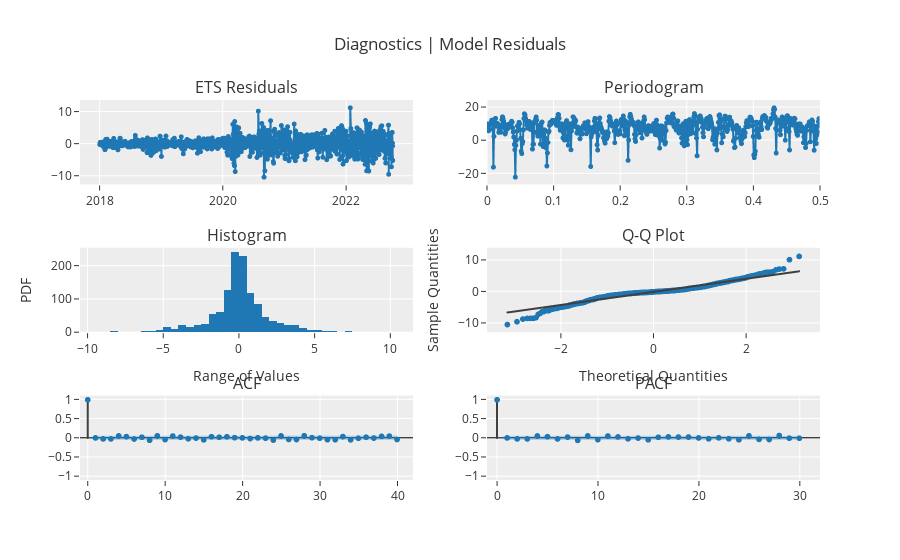

Notebook source saved alongside this figure:
### Code cell
exp.plot_model(estimator=ets, plot="diagnostics")

### Figure 1 — Plotly figure (JSON) as saved in the notebook; plotly's stock layout.template omitted (floating-point values rounded to 4 significant figures; data arrays with more than 128 entries replaced by an {"elided": "..."} marker saying what was removed)
{"data": [{"line": {"color": "rgb(31, 119, 180)", "width": 2}, "marker": {"color": "rgb(31, 119, 180)", "size": 5}, "mode": "lines+markers", "name": "ETS", "showlegend": false, "type": "scattergl", "x": {"elided": "1244 str values"}, "xaxis": "x", "y": {"elided": "1244 float values"}, "yaxis": "y"}, {"hoverinfo": "text", "hovertext": {"elided": "622 str values"}, "line": {"color": "#1f77b4", "width": 2}, "marker": {"size": 5}, "mode": "lines+markers", "name": "ETS", "showlegend": false, "type": "scattergl", "x": {"elided": "622 float values"}, "xaxis": "x2", "y": {"elided": "622 float values"}, "yaxis": "y2"}, {"alignmentgroup": "True", "bingroup": "x", "hovertemplate": "variable=ETS<br>value=%{x}<br>count=%{y}<extra></extra>", "legendgroup": "ETS", "marker": {"color": "#1f77b4", "pattern": {"shape": ""}}, "name": "ETS", "offsetgroup": "ETS", "orientation": "v", "showlegend": false, "type": "histogram", "x": {"elided": "1244 float values"}, "xaxis": "x3", "yaxis": "y3"}, {"marker": {"color": "#1f77b4"}, "mode": "markers", "name": "ETS", "showlegend": false, "type": "scattergl", "x": {"elided": "1244 float values"}, "xaxis": "x4", "y": {"elided": "1244 float values"}, "yaxis": "y4"}, {"line": {"color": "#3f3f3f"}, "mode": "lines", "name": "ETS", "showlegend": false, "type": "scattergl", "x": {"elided": "1244 float values"}, "xaxis": "x4", "y": {"elided": "1244 float values"}, "yaxis": "y4"}, {"line": {"color": "#3f3f3f"}, "mode": "lines", "name": "ACF", "showlegend": false, "type": "scattergl", "x": [0, 0], "xaxis": "x5", "y": [0, 1], "yaxis": "y5"}, {"line": {"color": "#3f3f3f"}, "mode": "lines", "name": "ACF", "showlegend": false, "type": "scattergl", "x": [1, 1], "xaxis": "x5", "y": [0, 0.001753], "yaxis": "y5"}, {"line": {"color": "#3f3f3f"}, "mode": "lines", "name": "ACF", "showlegend": false, "type": "scattergl", "x": [2, 2], "xaxis": "x5", "y": [0, -0.02371], "yaxis": "y5"}, {"line": {"color": "#3f3f3f"}, "mode": "lines", "name": "ACF", "showlegend": false, "type": "scattergl", "x": [3, 3], "xaxis": "x5", "y": [0, -0.02454], "yaxis": "y5"}, {"line": {"color": "#3f3f3f"}, "mode": "lines", "name": "ACF", "showlegend": false, "type": "scattergl", "x": [4, 4], "xaxis": "x5", "y": [0, 0.05364], "yaxis": "y5"}, {"line": {"color": "#3f3f3f"}, "mode": "lines", "name": "ACF", "showlegend": false, "type": "scattergl", "x": [5, 5], "xaxis": "x5", "y": [0, 0.03706], "yaxis": "y5"}, {"line": {"color": "#3f3f3f"}, "mode": "lines", "name": "ACF", "showlegend": false, "type": "scattergl", "x": [6, 6], "xaxis": "x5", "y": [0, -0.02628], "yaxis": "y5"}, {"line": {"color": "#3f3f3f"}, "mode": "lines", "name": "ACF", "showlegend": false, "type": "scattergl", "x": [7, 7], "xaxis": "x5", "y": [0, 0.02006], "yaxis": "y5"}, {"line": {"color": "#3f3f3f"}, "mode": "lines", "name": "ACF", "showlegend": false, "type": "scattergl", "x": [8, 8], "xaxis": "x5", "y": [0, -0.05919], "yaxis": "y5"}, {"line": {"color": "#3f3f3f"}, "mode": "lines", "name": "ACF", "showlegend": false, "type": "scattergl", "x": [9, 9], "xaxis": "x5", "y": [0, 0.05682], "yaxis": "y5"}, {"line": {"color": "#3f3f3f"}, "mode": "lines", "name": "ACF", "showlegend": false, "type": "scattergl", "x": [10, 10], "xaxis": "x5", "y": [0, -0.04154], "yaxis": "y5"}, {"line": {"color": "#3f3f3f"}, "mode": "lines", "name": "ACF", "showlegend": false, "type": "scattergl", "x": [11, 11], "xaxis": "x5", "y": [0, 0.051], "yaxis": "y5"}, {"line": {"color": "#3f3f3f"}, "mode": "lines", "name": "ACF", "showlegend": false, "type": "scattergl", "x": [12, 12], "xaxis": "x5", "y": [0, 0.02299], "yaxis": "y5"}, {"line": {"color": "#3f3f3f"}, "mode": "lines", "name": "ACF", "showlegend": false, "type": "scattergl", "x": [13, 13], "xaxis": "x5", "y": [0, -0.0216], "yaxis": "y5"}, {"line": {"color": "#3f3f3f"}, "mode": "lines", "name": "ACF", "showlegend": false, "type": "scattergl", "x": [14, 14], "xaxis": "x5", "y": [0, -0.002618], "yaxis": "y5"}, {"line": {"color": "#3f3f3f"}, "mode": "lines", "name": "ACF", "showlegend": false, "type": "scattergl", "x": [15, 15], "xaxis": "x5", "y": [0, -0.04862], "yaxis": "y5"}, {"line": {"color": "#3f3f3f"}, "mode": "lines", "name": "ACF", "showlegend": false, "type": "scattergl", "x": [16, 16], "xaxis": "x5", "y": [0, 0.03334], "yaxis": "y5"}, {"line": {"color": "#3f3f3f"}, "mode": "lines", "name": "ACF", "showlegend": false, "type": "scattergl", "x": [17, 17], "xaxis": "x5", "y": [0, 0.01944], "yaxis": "y5"}, {"line": {"color": "#3f3f3f"}, "mode": "lines", "name": "ACF", "showlegend": false, "type": "scattergl", "x": [18, 18], "xaxis": "x5", "y": [0, 0.03173], "yaxis": "y5"}, {"line": {"color": "#3f3f3f"}, "mode": "lines", "name": "ACF", "showlegend": false, "type": "scattergl", "x": [19, 19], "xaxis": "x5", "y": [0, 0.008159], "yaxis": "y5"}, {"line": {"color": "#3f3f3f"}, "mode": "lines", "name": "ACF", "showlegend": false, "type": "scattergl", "x": [20, 20], "xaxis": "x5", "y": [0, 0.002167], "yaxis": "y5"}, {"line": {"color": "#3f3f3f"}, "mode": "lines", "name": "ACF", "showlegend": false, "type": "scattergl", "x": [21, 21], "xaxis": "x5", "y": [0, -0.0151], "yaxis": "y5"}, {"line": {"color": "#3f3f3f"}, "mode": "lines", "name": "ACF", "showlegend": false, "type": "scattergl", "x": [22, 22], "xaxis": "x5", "y": [0, 0.002604], "yaxis": "y5"}, {"line": {"color": "#3f3f3f"}, "mode": "lines", "name": "ACF", "showlegend": false, "type": "scattergl", "x": [23, 23], "xaxis": "x5", "y": [0, -0.006137], "yaxis": "y5"}, {"line": {"color": "#3f3f3f"}, "mode": "lines", "name": "ACF", "showlegend": false, "type": "scattergl", "x": [24, 24], "xaxis": "x5", "y": [0, -0.05465], "yaxis": "y5"}, {"line": {"color": "#3f3f3f"}, "mode": "lines", "name": "ACF", "showlegend": false, "type": "scattergl", "x": [25, 25], "xaxis": "x5", "y": [0, 0.05519], "yaxis": "y5"}, {"line": {"color": "#3f3f3f"}, "mode": "lines", "name": "ACF", "showlegend": false, "type": "scattergl", "x": [26, 26], "xaxis": "x5", "y": [0, -0.0385], "yaxis": "y5"}, {"line": {"color": "#3f3f3f"}, "mode": "lines", "name": "ACF", "showlegend": false, "type": "scattergl", "x": [27, 27], "xaxis": "x5", "y": [0, -0.04017], "yaxis": "y5"}, {"line": {"color": "#3f3f3f"}, "mode": "lines", "name": "ACF", "showlegend": false, "type": "scattergl", "x": [28, 28], "xaxis": "x5", "y": [0, 0.05809], "yaxis": "y5"}, {"line": {"color": "#3f3f3f"}, "mode": "lines", "name": "ACF", "showlegend": false, "type": "scattergl", "x": [29, 29], "xaxis": "x5", "y": [0, 0.00859], "yaxis": "y5"}, {"line": {"color": "#3f3f3f"}, "mode": "lines", "name": "ACF", "showlegend": false, "type": "scattergl", "x": [30, 30], "xaxis": "x5", "y": [0, -0.005291], "yaxis": "y5"}, {"line": {"color": "#3f3f3f"}, "mode": "lines", "name": "ACF", "showlegend": false, "type": "scattergl", "x": [31, 31], "xaxis": "x5", "y": [0, -0.04454], "yaxis": "y5"}, {"line": {"color": "#3f3f3f"}, "mode": "lines", "name": "ACF", "showlegend": false, "type": "scattergl", "x": [32, 32], "xaxis": "x5", "y": [0, -0.04506], "yaxis": "y5"}, {"line": {"color": "#3f3f3f"}, "mode": "lines", "name": "ACF", "showlegend": false, "type": "scattergl", "x": [33, 33], "xaxis": "x5", "y": [0, 0.03781], "yaxis": "y5"}, {"line": {"color": "#3f3f3f"}, "mode": "lines", "name": "ACF", "showlegend": false, "type": "scattergl", "x": [34, 34], "xaxis": "x5", "y": [0, -0.04839], "yaxis": "y5"}, {"line": {"color": "#3f3f3f"}, "mode": "lines", "name": "ACF", "showlegend": false, "type": "scattergl", "x": [35, 35], "xaxis": "x5", "y": [0, -0.007721], "yaxis": "y5"}, {"line": {"color": "#3f3f3f"}, "mode": "lines", "name": "ACF", "showlegend": false, "type": "scattergl", "x": [36, 36], "xaxis": "x5", "y": [0, 0.02166], "yaxis": "y5"}, {"line": {"color": "#3f3f3f"}, "mode": "lines", "name": "ACF", "showlegend": false, "type": "scattergl", "x": [37, 37], "xaxis": "x5", "y": [0, -0.0025], "yaxis": "y5"}, {"line": {"color": "#3f3f3f"}, "mode": "lines", "name": "ACF", "showlegend": false, "type": "scattergl", "x": [38, 38], "xaxis": "x5", "y": [0, 0.0422], "yaxis": "y5"}, {"line": {"color": "#3f3f3f"}, "mode": "lines", "name": "ACF", "showlegend": false, "type": "scattergl", "x": [39, 39], "xaxis": "x5", "y": [0, 0.05007], "yaxis": "y5"}, {"line": {"color": "#3f3f3f"}, "mode": "lines", "name": "ACF", "showlegend": false, "type": "scattergl", "x": [40, 40], "xaxis": "x5", "y": [0, -0.03954], "yaxis": "y5"}, {"marker": {"color": "#1f77b4", "size": 6}, "mode": "markers", "name": "ACF", "showlegend": false, "type": "scattergl", "x": [0, 1, 2, 3, 4, 5, 6, 7, 8, 9, 10, 11, 12, 13, 14, 15, 16, 17, 18, 19, 20, 21, 22, 23, 24, 25, 26, 27, 28, 29, 30, 31, 32, 33, 34, 35, 36, 37, 38, 39, 40], "xaxis": "x5", "y": [1, 0.001753, -0.02371, -0.02454, 0.05364, 0.03706, -0.02628, 0.02006, -0.05919, 0.05682, -0.04154, 0.051, 0.02299, -0.0216, -0.002618, -0.04862, 0.03334, 0.01944, 0.03173, 0.008159, 0.002167, -0.0151, 0.002604, -0.006137, -0.05465, 0.05519, -0.0385, -0.04017, 0.05809, 0.00859, -0.005291, -0.04454, -0.04506, 0.03781, -0.04839, -0.007721, 0.02166, -0.0025, 0.0422, 0.05007, -0.03954], "yaxis": "y5"}, {"line": {"color": "rgba(255,255,255,0)"}, "mode": "lines", "name": "UC", "showlegend": false, "type": "scatter", "x": [0, 1, 2, 3, 4, 5, 6, 7, 8, 9, 10, 11, 12, 13, 14, 15, 16, 17, 18, 19, 20, 21, 22, 23, 24, 25, 26, 27, 28, 29, 30, 31, 32, 33, 34, 35, 36, 37, 38, 39, 40], "xaxis": "x5", "y": [0, 0.05557, 0.05557, 0.0556, 0.05563, 0.05579, 0.05587, 0.05591, 0.05593, 0.05612, 0.0563, 0.0564, 0.05654, 0.05657, 0.05659, 0.05659, 0.05672, 0.05678, 0.0568, 0.05686, 0.05686, 0.05686, 0.05687, 0.05687, 0.05688, 0.05704, 0.0572, 0.05728, 0.05737, 0.05755, 0.05755, 0.05756, 0.05766, 0.05777, 0.05785, 0.05797, 0.05798, 0.058, 0.058, 0.0581, 0.05823], "yaxis": "y5"}, {"fill": "tonexty", "fillcolor": "rgba(32, 146, 230,0.3)", "line": {"color": "rgba(255,255,255,0)"}, "mode": "lines", "name": "LC", "showlegend": false, "type": "scatter", "x": [0, 1, 2, 3, 4, 5, 6, 7, 8, 9, 10, 11, 12, 13, 14, 15, 16, 17, 18, 19, 20, 21, 22, 23, 24, 25, 26, 27, 28, 29, 30, 31, 32, 33, 34, 35, 36, 37, 38, 39, 40], "xaxis": "x5", "y": [0, -0.05557, -0.05557, -0.0556, -0.05563, -0.05579, -0.05587, -0.05591, -0.05593, -0.05612, -0.0563, -0.0564, -0.05654, -0.05657, -0.05659, -0.05659, -0.05672, -0.05678, -0.0568, -0.05686, -0.05686, -0.05686, -0.05687, -0.05687, -0.05688, -0.05704, -0.0572, -0.05728, -0.05737, -0.05755, -0.05755, -0.05756, -0.05766, -0.05777, -0.05785, -0.05797, -0.05798, -0.058, -0.058, -0.0581, -0.05823], "yaxis": "y5"}, {"line": {"color": "#3f3f3f"}, "mode": "lines", "name": "PACF", "showlegend": false, "type": "scattergl", "x": [0, 0], "xaxis": "x6", "y": [0, 1], "yaxis": "y6"}, {"line": {"color": "#3f3f3f"}, "mode": "lines", "name": "PACF", "showlegend": false, "type": "scattergl", "x": [1, 1], "xaxis": "x6", "y": [0, 0.001755], "yaxis": "y6"}, {"line": {"color": "#3f3f3f"}, "mode": "lines", "name": "PACF", "showlegend": false, "type": "scattergl", "x": [2, 2], "xaxis": "x6", "y": [0, -0.02375], "yaxis": "y6"}, {"line": {"color": "#3f3f3f"}, "mode": "lines", "name": "PACF", "showlegend": false, "type": "scattergl", "x": [3, 3], "xaxis": "x6", "y": [0, -0.02453], "yaxis": "y6"}, {"line": {"color": "#3f3f3f"}, "mode": "lines", "name": "PACF", "showlegend": false, "type": "scattergl", "x": [4, 4], "xaxis": "x6", "y": [0, 0.05338], "yaxis": "y6"}, {"line": {"color": "#3f3f3f"}, "mode": "lines", "name": "PACF", "showlegend": false, "type": "scattergl", "x": [5, 5], "xaxis": "x6", "y": [0, 0.03599], "yaxis": "y6"}, {"line": {"color": "#3f3f3f"}, "mode": "lines", "name": "PACF", "showlegend": false, "type": "scattergl", "x": [6, 6], "xaxis": "x6", "y": [0, -0.02478], "yaxis": "y6"}, {"line": {"color": "#3f3f3f"}, "mode": "lines", "name": "PACF", "showlegend": false, "type": "scattergl", "x": [7, 7], "xaxis": "x6", "y": [0, 0.02462], "yaxis": "y6"}, {"line": {"color": "#3f3f3f"}, "mode": "lines", "name": "PACF", "showlegend": false, "type": "scattergl", "x": [8, 8], "xaxis": "x6", "y": [0, -0.06223], "yaxis": "y6"}, {"line": {"color": "#3f3f3f"}, "mode": "lines", "name": "PACF", "showlegend": false, "type": "scattergl", "x": [9, 9], "xaxis": "x6", "y": [0, 0.05391], "yaxis": "y6"}, {"line": {"color": "#3f3f3f"}, "mode": "lines", "name": "PACF", "showlegend": false, "type": "scattergl", "x": [10, 10], "xaxis": "x6", "y": [0, -0.04318], "yaxis": "y6"}, {"line": {"color": "#3f3f3f"}, "mode": "lines", "name": "PACF", "showlegend": false, "type": "scattergl", "x": [11, 11], "xaxis": "x6", "y": [0, 0.052], "yaxis": "y6"}, {"line": {"color": "#3f3f3f"}, "mode": "lines", "name": "PACF", "showlegend": false, "type": "scattergl", "x": [12, 12], "xaxis": "x6", "y": [0, 0.02744], "yaxis": "y6"}, {"line": {"color": "#3f3f3f"}, "mode": "lines", "name": "PACF", "showlegend": false, "type": "scattergl", "x": [13, 13], "xaxis": "x6", "y": [0, -0.02239], "yaxis": "y6"}, {"line": {"color": "#3f3f3f"}, "mode": "lines", "name": "PACF", "showlegend": false, "type": "scattergl", "x": [14, 14], "xaxis": "x6", "y": [0, -0.001623], "yaxis": "y6"}, {"line": {"color": "#3f3f3f"}, "mode": "lines", "name": "PACF", "showlegend": false, "type": "scattergl", "x": [15, 15], "xaxis": "x6", "y": [0, -0.04734], "yaxis": "y6"}, {"line": {"color": "#3f3f3f"}, "mode": "lines", "name": "PACF", "showlegend": false, "type": "scattergl", "x": [16, 16], "xaxis": "x6", "y": [0, 0.01955], "yaxis": "y6"}, {"line": {"color": "#3f3f3f"}, "mode": "lines", "name": "PACF", "showlegend": false, "type": "scattergl", "x": [17, 17], "xaxis": "x6", "y": [0, 0.02896], "yaxis": "y6"}, {"line": {"color": "#3f3f3f"}, "mode": "lines", "name": "PACF", "showlegend": false, "type": "scattergl", "x": [18, 18], "xaxis": "x6", "y": [0, 0.02423], "yaxis": "y6"}, {"line": {"color": "#3f3f3f"}, "mode": "lines", "name": "PACF", "showlegend": false, "type": "scattergl", "x": [19, 19], "xaxis": "x6", "y": [0, 0.02519], "yaxis": "y6"}, {"line": {"color": "#3f3f3f"}, "mode": "lines", "name": "PACF", "showlegend": false, "type": "scattergl", "x": [20, 20], "xaxis": "x6", "y": [0, 0.0006143], "yaxis": "y6"}, {"line": {"color": "#3f3f3f"}, "mode": "lines", "name": "PACF", "showlegend": false, "type": "scattergl", "x": [21, 21], "xaxis": "x6", "y": [0, -0.0218], "yaxis": "y6"}, {"line": {"color": "#3f3f3f"}, "mode": "lines", "name": "PACF", "showlegend": false, "type": "scattergl", "x": [22, 22], "xaxis": "x6", "y": [0, 0.003655], "yaxis": "y6"}, {"line": {"color": "#3f3f3f"}, "mode": "lines", "name": "PACF", "showlegend": false, "type": "scattergl", "x": [23, 23], "xaxis": "x6", "y": [0, -0.02139], "yaxis": "y6"}, {"line": {"color": "#3f3f3f"}, "mode": "lines", "name": "PACF", "showlegend": false, "type": "scattergl", "x": [24, 24], "xaxis": "x6", "y": [0, -0.04744], "yaxis": "y6"}, {"line": {"color": "#3f3f3f"}, "mode": "lines", "name": "PACF", "showlegend": false, "type": "scattergl", "x": [25, 25], "xaxis": "x6", "y": [0, 0.05734], "yaxis": "y6"}, {"line": {"color": "#3f3f3f"}, "mode": "lines", "name": "PACF", "showlegend": false, "type": "scattergl", "x": [26, 26], "xaxis": "x6", "y": [0, -0.03709], "yaxis": "y6"}, {"line": {"color": "#3f3f3f"}, "mode": "lines", "name": "PACF", "showlegend": false, "type": "scattergl", "x": [27, 27], "xaxis": "x6", "y": [0, -0.0394], "yaxis": "y6"}, {"line": {"color": "#3f3f3f"}, "mode": "lines", "name": "PACF", "showlegend": false, "type": "scattergl", "x": [28, 28], "xaxis": "x6", "y": [0, 0.06465], "yaxis": "y6"}, {"line": {"color": "#3f3f3f"}, "mode": "lines", "name": "PACF", "showlegend": false, "type": "scattergl", "x": [29, 29], "xaxis": "x6", "y": [0, -0.005085], "yaxis": "y6"}, {"line": {"color": "#3f3f3f"}, "mode": "lines", "name": "PACF", "showlegend": false, "type": "scattergl", "x": [30, 30], "xaxis": "x6", "y": [0, -0.006703], "yaxis": "y6"}, {"marker": {"color": "#1f77b4", "size": 6}, "mode": "markers", "name": "PACF", "showlegend": false, "type": "scattergl", "x": [0, 1, 2, 3, 4, 5, 6, 7, 8, 9, 10, 11, 12, 13, 14, 15, 16, 17, 18, 19, 20, 21, 22, 23, 24, 25, 26, 27, 28, 29, 30], "xaxis": "x6", "y": [1, 0.001755, -0.02375, -0.02453, 0.05338, 0.03599, -0.02478, 0.02462, -0.06223, 0.05391, -0.04318, 0.052, 0.02744, -0.02239, -0.001623, -0.04734, 0.01955, 0.02896, 0.02423, 0.02519, 0.0006143, -0.0218, 0.003655, -0.02139, -0.04744, 0.05734, -0.03709, -0.0394, 0.06465, -0.005085, -0.006703], "yaxis": "y6"}, {"line": {"color": "rgba(255,255,255,0)"}, "mode": "lines", "name": "UC", "showlegend": false, "type": "scatter", "x": [0, 1, 2, 3, 4, 5, 6, 7, 8, 9, 10, 11, 12, 13, 14, 15, 16, 17, 18, 19, 20, 21, 22, 23, 24, 25, 26, 27, 28, 29, 30], "xaxis": "x6", "y": [0, 0.05557, 0.05557, 0.05557, 0.05557, 0.05557, 0.05557, 0.05557, 0.05557, 0.05557, 0.05557, 0.05557, 0.05557, 0.05557, 0.05557, 0.05557, 0.05557, 0.05557, 0.05557, 0.05557, 0.05557, 0.05557, 0.05557, 0.05557, 0.05557, 0.05557, 0.05557, 0.05557, 0.05557, 0.05557, 0.05557], "yaxis": "y6"}, {"fill": "tonexty", "fillcolor": "rgba(32, 146, 230,0.3)", "line": {"color": "rgba(255,255,255,0)"}, "mode": "lines", "name": "LC", "showlegend": false, "type": "scatter", "x": [0, 1, 2, 3, 4, 5, 6, 7, 8, 9, 10, 11, 12, 13, 14, 15, 16, 17, 18, 19, 20, 21, 22, 23, 24, 25, 26, 27, 28, 29, 30], "xaxis": "x6", "y": [0, -0.05557, -0.05557, -0.05557, -0.05557, -0.05557, -0.05557, -0.05557, -0.05557, -0.05557, -0.05557, -0.05557, -0.05557, -0.05557, -0.05557, -0.05557, -0.05557, -0.05557, -0.05557, -0.05557, -0.05557, -0.05557, -0.05557, -0.05557, -0.05557, -0.05557, -0.05557, -0.05557, -0.05557, -0.05557, -0.05557], "yaxis": "y6"}], "layout": {"annotations": [{"font": {"size": 16}, "showarrow": false, "text": "ETS Residuals", "x": 0.225, "xanchor": "center", "xref": "paper", "y": 1.0, "yanchor": "bottom", "yref": "paper"}, {"font": {"size": 16}, "showarrow": false, "text": "Periodogram", "x": 0.775, "xanchor": "center", "xref": "paper", "y": 1.0, "yanchor": "bottom", "yref": "paper"}, {"font": {"size": 16}, "showarrow": false, "text": "Histogram", "x": 0.225, "xanchor": "center", "xref": "paper", "y": 0.6111, "yanchor": "bottom", "yref": "paper"}, {"font": {"size": 16}, "showarrow": false, "text": "Q-Q Plot", "x": 0.775, "xanchor": "center", "xref": "paper", "y": 0.6111, "yanchor": "bottom", "yref": "paper"}, {"font": {"size": 16}, "showarrow": false, "text": "ACF", "x": 0.225, "xanchor": "center", "xref": "paper", "y": 0.2222, "yanchor": "bottom", "yref": "paper"}, {"font": {"size": 16}, "showarrow": false, "text": "PACF", "x": 0.775, "xanchor": "center", "xref": "paper", "y": 0.2222, "yanchor": "bottom", "yref": "paper"}], "showlegend": false, "title": {"text": "Diagnostics | Model Residuals"}, "xaxis": {"anchor": "y", "domain": [0, 0.45]}, "xaxis2": {"anchor": "y2", "domain": [0.55, 1], "range": [0, 0.5]}, "xaxis3": {"anchor": "y3", "domain": [0, 0.45], "title": {"text": "Range of Values"}}, "xaxis4": {"anchor": "y4", "domain": [0.55, 1], "title": {"text": "Theoretical Quantities"}}, "xaxis5": {"anchor": "y5", "domain": [0, 0.45], "range": [-1, 42]}, "xaxis6": {"anchor": "y6", "domain": [0.55, 1], "range": [-1, 32]}, "yaxis": {"anchor": "x", "domain": [0.7778, 1]}, "yaxis2": {"anchor": "x2", "domain": [0.7778, 1]}, "yaxis3": {"anchor": "x3", "domain": [0.3889, 0.6111], "title": {"text": "PDF"}}, "yaxis4": {"anchor": "x4", "domain": [0.3889, 0.6111], "title": {"text": "Sample Quantities"}}, "yaxis5": {"anchor": "x5", "domain": [0, 0.2222], "range": [-1.1, 1.1], "zerolinecolor": "#000000"}, "yaxis6": {"anchor": "x6", "domain": [0, 0.2222], "range": [-1.1, 1.1], "zerolinecolor": "#000000"}}}
